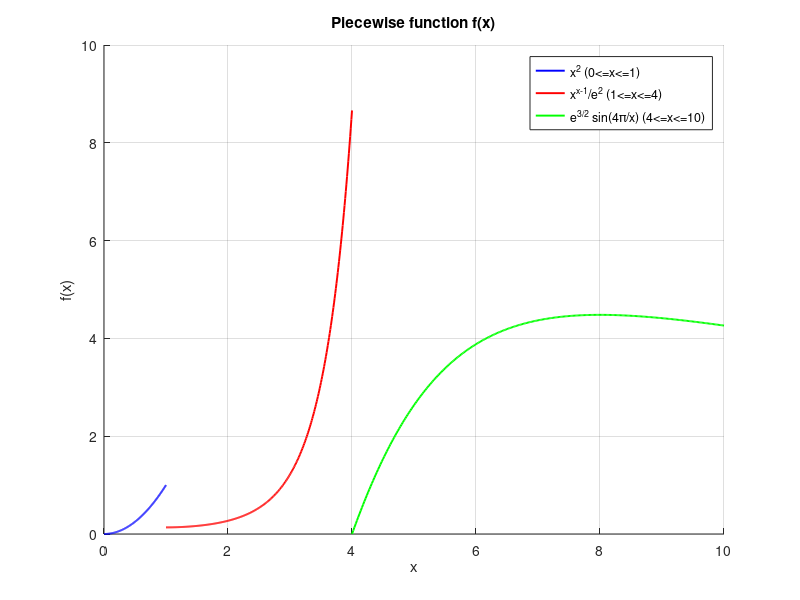

Here is the MATLAB script that generated this plot:
function ex5_piecewise()
x1 = linspace(0,1,201);
f1 = x1.^2;

x2 = linspace(1,4,301);
f2 = x2.^(x2-1)./exp(2);

x3 = linspace(4,10,301);
f3 = exp(3/2).*sin(4*pi./x3);

figure; hold on;
plot(x1,f1,'b-','LineWidth',1.4);
plot(x2,f2,'r-','LineWidth',1.4);
plot(x3,f3,'g-','LineWidth',1.4);
hold off; grid on;
title('Piecewise function f(x)');
xlabel('x'); ylabel('f(x)');
legend('x^2 (0<=x<=1)','x^{x-1}/e^2 (1<=x<=4)','e^{3/2} sin(4\pi/x) (4<=x<=10)','Location','Best');
end
